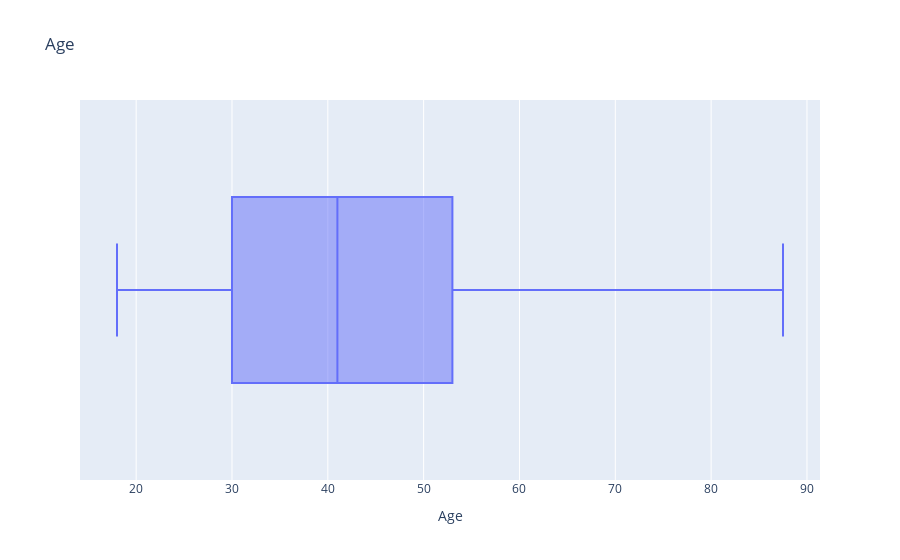
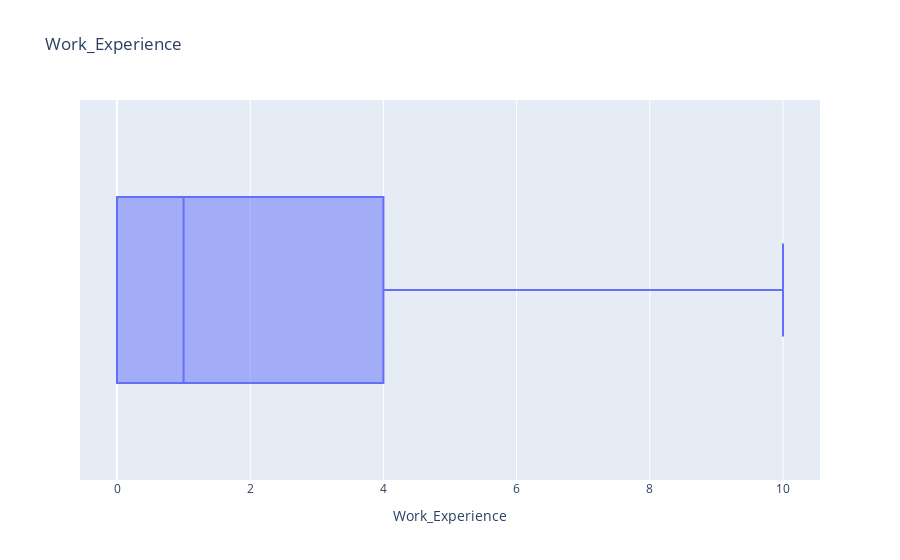
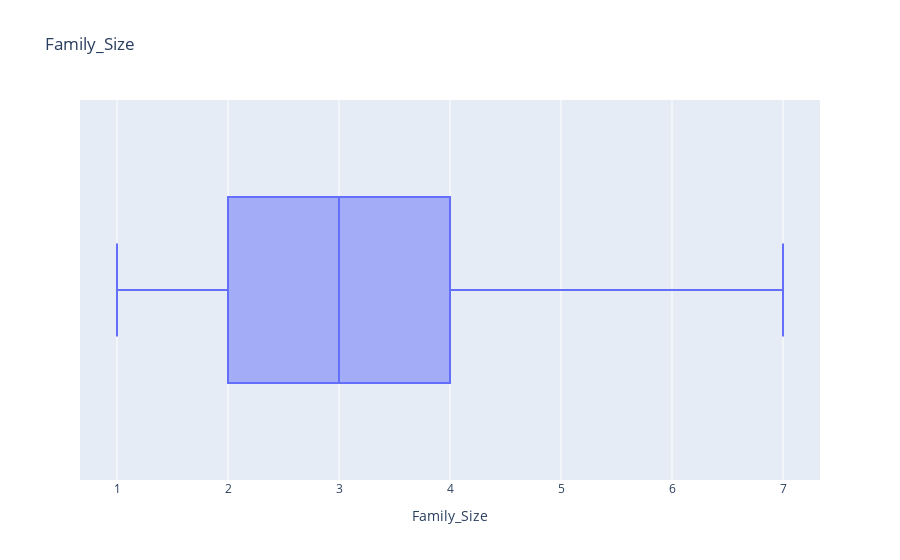

Here is the notebook cell these charts were saved with, in order:
### Code cell
#After Handling

for col in num_cols:
    fig = px.box(df, x=col, title=col)
    fig.show()

### Figure 1 — Plotly figure (JSON) as saved in the notebook; plotly's stock layout.template omitted (floating-point values rounded to 4 significant figures; data arrays with more than 128 entries replaced by an {"elided": "..."} marker saying what was removed)
{"data": [{"alignmentgroup": "True", "hovertemplate": "Age=%{x}<extra></extra>", "legendgroup": "", "marker": {"color": "#636efa"}, "name": "", "notched": false, "offsetgroup": "", "orientation": "h", "showlegend": false, "type": "box", "x": {"elided": "10657 float values"}, "x0": " ", "xaxis": "x", "y0": " ", "yaxis": "y"}], "layout": {"boxmode": "group", "legend": {"tracegroupgap": 0}, "title": {"text": "Age"}, "xaxis": {"anchor": "y", "domain": [0, 1], "title": {"text": "Age"}}, "yaxis": {"anchor": "x", "domain": [0, 1]}}}

### Figure 2 — Plotly figure (JSON) as saved in the notebook; plotly's stock layout.template omitted (floating-point values rounded to 4 significant figures; data arrays with more than 128 entries replaced by an {"elided": "..."} marker saying what was removed)
{"data": [{"alignmentgroup": "True", "hovertemplate": "Work_Experience=%{x}<extra></extra>", "legendgroup": "", "marker": {"color": "#636efa"}, "name": "", "notched": false, "offsetgroup": "", "orientation": "h", "showlegend": false, "type": "box", "x": {"elided": "10657 int values"}, "x0": " ", "xaxis": "x", "y0": " ", "yaxis": "y"}], "layout": {"boxmode": "group", "legend": {"tracegroupgap": 0}, "title": {"text": "Work_Experience"}, "xaxis": {"anchor": "y", "domain": [0, 1], "title": {"text": "Work_Experience"}}, "yaxis": {"anchor": "x", "domain": [0, 1]}}}

### Figure 3 — Plotly figure (JSON) as saved in the notebook; plotly's stock layout.template omitted (floating-point values rounded to 4 significant figures; data arrays with more than 128 entries replaced by an {"elided": "..."} marker saying what was removed)
{"data": [{"alignmentgroup": "True", "hovertemplate": "Family_Size=%{x}<extra></extra>", "legendgroup": "", "marker": {"color": "#636efa"}, "name": "", "notched": false, "offsetgroup": "", "orientation": "h", "showlegend": false, "type": "box", "x": {"elided": "10657 int values"}, "x0": " ", "xaxis": "x", "y0": " ", "yaxis": "y"}], "layout": {"boxmode": "group", "legend": {"tracegroupgap": 0}, "title": {"text": "Family_Size"}, "xaxis": {"anchor": "y", "domain": [0, 1], "title": {"text": "Family_Size"}}, "yaxis": {"anchor": "x", "domain": [0, 1]}}}
